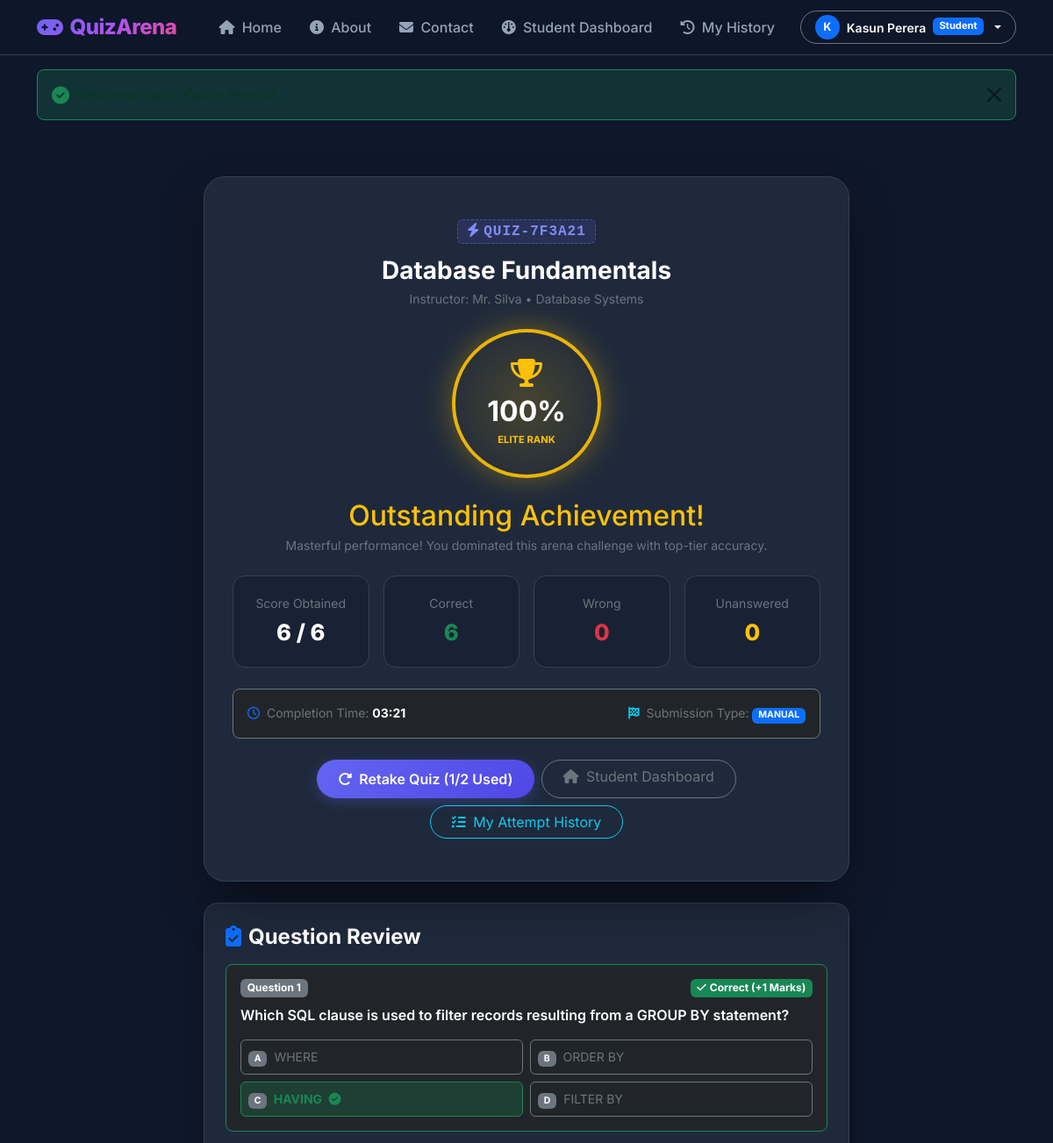
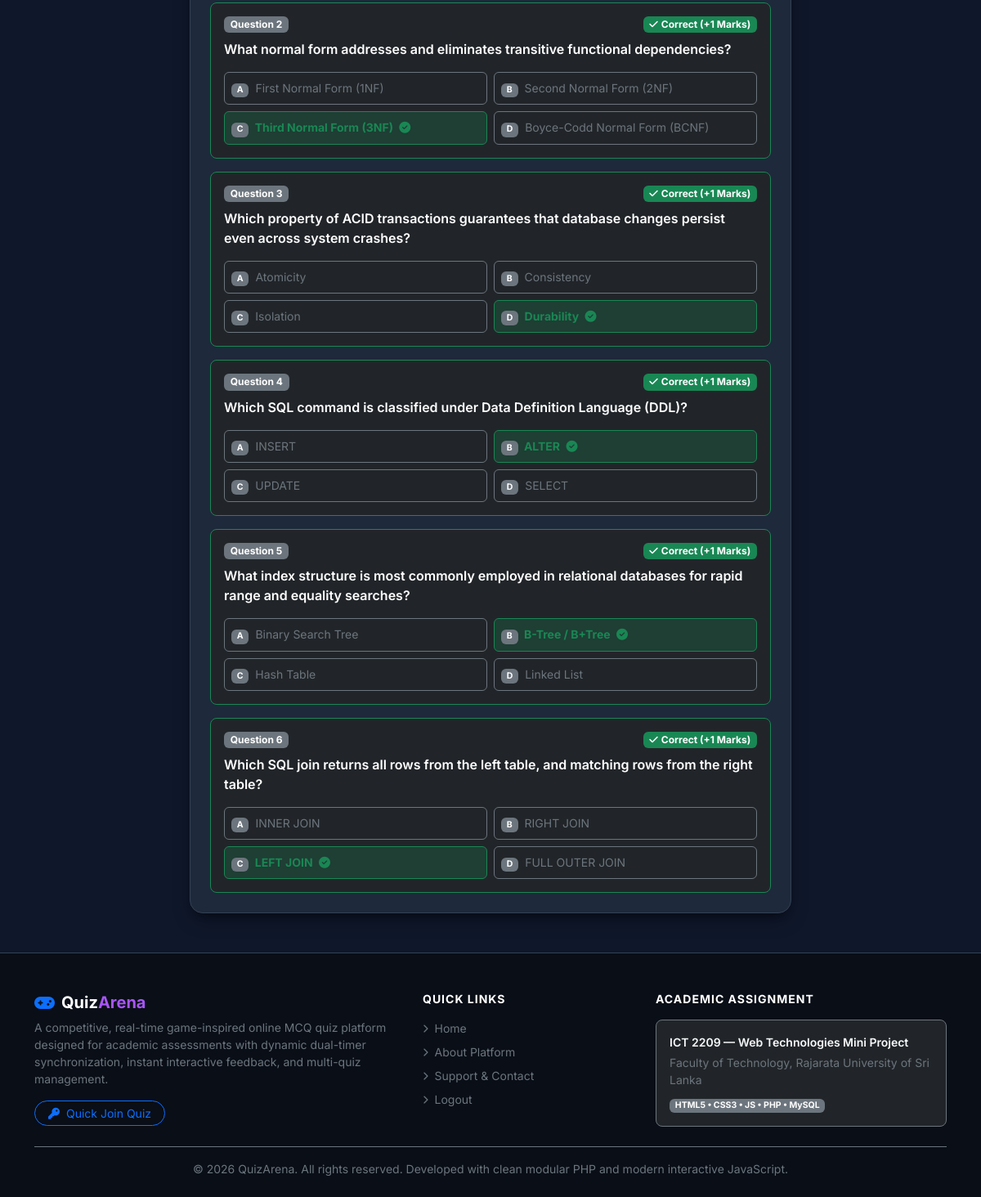
Page /student/result.php?attempt_id=1 (signed in) on the committed database (2 pictures, top to bottom).
### tables this page shows
CREATE TABLE `attempts` (
  `id` INT AUTO_INCREMENT PRIMARY KEY,
  `quiz_id` INT NOT NULL,
  `student_id` INT NOT NULL,
  `started_at` DATETIME NOT NULL,
  `submitted_at` DATETIME NULL,
  `completion_time` INT DEFAULT 0 COMMENT 'Total time taken in seconds',
  `score` INT DEFAULT 0,
  `total_marks` INT DEFAULT 0,
  `percentage` DECIMAL(5,2) DEFAULT 0.00,
  `submission_type` ENUM('MANUAL', 'AUTO') DEFAULT 'MANUAL',
  `status` ENUM('IN_PROGRESS', 'SUBMITTED', 'AUTO_SUBMITTED') NOT NULL DEFAULT 'IN_PROGRESS',
  INDEX `idx_attempt_quiz` (`quiz_id`),
  INDEX `idx_attempt_student` (`student_id`),
  CONSTRAINT `fk_attempt_quiz` FOREIGN KEY (`quiz_id`) REFERENCES `quizzes` (`id`) ON DELETE CASCADE,
  CONSTRAINT `fk_attempt_student` FOREIGN KEY (`student_id`) REFERENCES `users` (`id`) ON DELETE CASCADE
);

CREATE TABLE `quizzes` (
  `id` INT AUTO_INCREMENT PRIMARY KEY,
  `quiz_code` VARCHAR(20) NOT NULL UNIQUE,
  `teacher_id` INT NOT NULL,
  `category_id` INT NOT NULL,
  `title` VARCHAR(200) NOT NULL,
  `description` TEXT NULL,
  `difficulty` ENUM('Easy', 'Medium', 'Hard') NOT NULL DEFAULT 'Medium',
  `start_datetime` DATETIME NOT NULL,
  `end_datetime` DATETIME NOT NULL,
  `max_attempts` INT NOT NULL DEFAULT 1,
  `status` ENUM('draft', 'published', 'closed') NOT NULL DEFAULT 'published',
  `created_at` TIMESTAMP DEFAULT CURRENT_TIMESTAMP,
  INDEX `idx_quiz_code` (`quiz_code`),
  INDEX `idx_quiz_status` (`status`),
  CONSTRAINT `fk_quiz_teacher` FOREIGN KEY (`teacher_id`) REFERENCES `users` (`id`) ON DELETE CASCADE,
  CONSTRAINT `fk_quiz_category` FOREIGN KEY (`category_id`) REFERENCES `categories` (`id`) ON DELETE RESTRICT
);

CREATE TABLE `users` (
  `id` INT AUTO_INCREMENT PRIMARY KEY,
  `username` VARCHAR(50) NOT NULL UNIQUE,
  `name` VARCHAR(100) NOT NULL,
  `email` VARCHAR(120) NOT NULL UNIQUE,
  `password` VARCHAR(255) NOT NULL,
  `role` ENUM('student', 'teacher') NOT NULL,
  `created_at` TIMESTAMP DEFAULT CURRENT_TIMESTAMP,
  INDEX `idx_users_role` (`role`),
  INDEX `idx_users_username` (`username`),
  INDEX `idx_users_email` (`email`)
);

CREATE TABLE `categories` (
  `id` INT AUTO_INCREMENT PRIMARY KEY,
  `name` VARCHAR(100) NOT NULL UNIQUE,
  `description` TEXT NULL
);

CREATE TABLE `answers` (
  `id` INT AUTO_INCREMENT PRIMARY KEY,
  `attempt_id` INT NOT NULL,
  `question_id` INT NOT NULL,
  `selected_answer` VARCHAR(5) NULL COMMENT 'A, B, C, D, or NULL if unanswered',
  `is_correct` TINYINT(1) DEFAULT 0,
  `marks_obtained` INT DEFAULT 0,
  `answered_at` TIMESTAMP DEFAULT CURRENT_TIMESTAMP,
  INDEX `idx_answer_attempt` (`attempt_id`),
  INDEX `idx_answer_question` (`question_id`),
  CONSTRAINT `fk_answer_attempt` FOREIGN KEY (`attempt_id`) REFERENCES `attempts` (`id`) ON DELETE CASCADE,
  CONSTRAINT `fk_answer_question` FOREIGN KEY (`question_id`) REFERENCES `questions` (`id`) ON DELETE CASCADE
);

CREATE TABLE `questions` (
  `id` INT AUTO_INCREMENT PRIMARY KEY,
  `quiz_id` INT NOT NULL,
  `question_text` TEXT NOT NULL,
  `option_a` VARCHAR(255) NOT NULL,
  `option_b` VARCHAR(255) NOT NULL,
  `option_c` VARCHAR(255) NOT NULL,
  `option_d` VARCHAR(255) NOT NULL,
  `correct_answer` ENUM('A', 'B', 'C', 'D') NOT NULL,
  `time_limit` INT NOT NULL DEFAULT 60 COMMENT 'Time limit in seconds',
  `marks` INT NOT NULL DEFAULT 1,
  `question_order` INT NOT NULL DEFAULT 1,
  INDEX `idx_question_quiz` (`quiz_id`),
  CONSTRAINT `fk_question_quiz` FOREIGN KEY (`quiz_id`) REFERENCES `quizzes` (`id`) ON DELETE CASCADE
);

### includes/functions.php (called while the page is built, shortened)
<?php
function sanitize($data): string {
    return htmlspecialchars(trim((string)$data), ENT_QUOTES, 'UTF-8');
}
function formatDuration(int $seconds): string {
    $minutes = floor($seconds / 60);
    $remSeconds = $seconds % 60;
    return sprintf('%02d:%02d', $minutes, $remSeconds);
}
function getStudentAttemptCount(int $quizId, int $studentId): int {
    $db = getDB();
    $stmt = $db->prepare("SELECT COUNT(*) FROM attempts WHERE quiz_id = ? AND student_id = ? AND status IN ('SUBMITTED', 'AUTO_SUBMITTED')");
    $stmt->execute([$quizId, $studentId]);
    return (int)$stmt->fetchColumn();
}

### student/result.php (the view, shortened to what this page needs)
<?php
require_once __DIR__ . '/../includes/header.php';
$studentId = (int)$_SESSION['user_id'];
$attemptId = isset($_GET['attempt_id']) ? (int)$_GET['attempt_id'] : 0;
$db = getDB();
$stmt = $db->prepare("
    SELECT a.*, q.title AS quiz_title, q.quiz_code, q.max_attempts, q.id AS quiz_id,
           u.name AS teacher_name, c.name AS category_name
    FROM attempts a
    JOIN quizzes q ON a.quiz_id = q.id
    JOIN users u ON q.teacher_id = u.id
    JOIN categories c ON q.category_id = c.id
    WHERE a.id = ? AND a.student_id = ?
    LIMIT 1
");
$stmt->execute([$attemptId, $studentId]);
$attempt = $stmt->fetch();
$ansStmt = $db->prepare("
    SELECT q.question_text, q.option_a, q.option_b, q.option_c, q.option_d,
           q.correct_answer, q.marks AS question_marks,
           a.selected_answer, a.is_correct, a.marks_obtained
    FROM answers a
    JOIN questions q ON a.question_id = q.id
    WHERE a.attempt_id = ?
    ORDER BY q.question_order ASC, q.id ASC
");
$ansStmt->execute([$attemptId]);
$answers = $ansStmt->fetchAll();
$correctCount = 0;
$wrongCount = 0;
$unansweredCount = 0;
foreach ($answers as $row) {
    if (empty($row['selected_answer'])) {
        $unansweredCount++;
    } elseif ($row['is_correct']) {
        $correctCount++;
    } else {
        $wrongCount++;
    }
}
$percentage = (float)$attempt['percentage'];
$attemptsUsed = getStudentAttemptCount($attempt['quiz_id'], $studentId);
$canRetake = ($attemptsUsed < $attempt['max_attempts']);
?>
<div class="container py-5">
    <div class="row justify-content-center">
        <div class="col-lg-8">
            <div class="result-card text-center mb-4">
                <div class="mb-3">
                    <span class="quiz-code-badge fs-6"><i class="fa-solid fa-bolt me-1"></i><?= sanitize($attempt['quiz_code']) ?></span>
                </div>
                <h3 class="fw-bold text-white mb-1"><?= sanitize($attempt['quiz_title']) ?></h3>
                <p class="text-secondary small mb-4">Instructor: <?= sanitize($attempt['teacher_name']) ?> • <?= sanitize($attempt['category_name']) ?></p>
                <?php if ($percentage >= 90): ?>
                    <div class="result-score-circle score-gold">
                        <i class="fa-solid fa-trophy fa-2x mb-1 text-warning"></i>
                        <span class="fs-2 fw-bold text-white"><?= round($percentage) ?>%</span>
                        <span class="small text-warning text-uppercase fw-bold" style="font-size: 0.7rem;">Elite Rank</span>
                    </div>
                    <h2 class="fw-extrabold text-warning mb-1">Outstanding Achievement!</h2>
                    <p class="text-secondary small mb-4">Masterful performance! You dominated this arena challenge with top-tier accuracy.</p>
                <?php endif; ?>
                <div class="row g-3 mb-4">
                    <div class="col-6 col-md-3">
                        <div class="stat-pill">
                            <div class="text-secondary small mb-1">Score Obtained</div>
                            <div class="stat-number text-white"><?= (int)$attempt['score'] ?> / <?= (int)$attempt['total_marks'] ?></div>
                        </div>
                    </div>
                    <div class="col-6 col-md-3">
                        <div class="stat-pill">
                            <div class="text-secondary small mb-1">Correct</div>
                            <div class="stat-number text-success"><?= $correctCount ?></div>
                        </div>
                    </div>
                    <div class="col-6 col-md-3">
                        <div class="stat-pill">
                            <div class="text-secondary small mb-1">Wrong</div>
                            <div class="stat-number text-danger"><?= $wrongCount ?></div>
                        </div>
                    </div>
                    <div class="col-6 col-md-3">
                        <div class="stat-pill">
                            <div class="text-secondary small mb-1">Unanswered</div>
                            <div class="stat-number text-warning"><?= $unansweredCount ?></div>
                        </div>
                    </div>
                </div>
                <div class="p-3 rounded-3 bg-dark border border-secondary mb-4 small text-secondary">
                    <div class="row g-2">
                        <div class="col-sm-6 text-sm-start">
                            <i class="fa-regular fa-clock text-primary me-1"></i>
                            <span>Completion Time: </span>
                            <strong class="text-white"><?= formatDuration((int)$attempt['completion_time']) ?></strong>
                        </div>
                        <div class="col-sm-6 text-sm-end">
                            <i class="fa-solid fa-flag-checkered text-info me-1"></i>
                            <span>Submission Type: </span>
                            <span class="badge <?= $attempt['submission_type'] === 'AUTO' ? 'bg-warning text-dark' : 'bg-primary' ?>">
                                <?= sanitize($attempt['submission_type']) ?>
                            </span>
                        </div>
                    </div>
                </div>
                <div class="d-flex flex-wrap gap-2 justify-content-center">
                    <?php if ($canRetake): ?>
                        <a href="<?= BASE_URL ?>/student/join_quiz.php?quiz_code=<?= urlencode($attempt['quiz_code']) ?>" class="btn btn-arena-primary rounded-pill px-4">
                            <i class="fa-solid fa-rotate-right me-1"></i> Retake Quiz (<?= $attemptsUsed ?>/<?= $attempt['max_attempts'] ?> Used)
                        </a>
                    <?php endif; ?>
                    <a href="<?= BASE_URL ?>/student/dashboard.php" class="btn btn-outline-secondary rounded-pill px-4">
                        <i class="fa-solid fa-house me-1"></i> Student Dashboard
                    </a>
                    <a href="<?= BASE_URL ?>/student/history.php" class="btn btn-outline-info rounded-pill px-4">
                        <i class="fa-solid fa-list-check me-1"></i> My Attempt History
                    </a>
                </div>
            </div>
            <div class="arena-card p-4">
                <h4 class="fw-bold text-white mb-3"><i class="fa-solid fa-clipboard-check text-primary me-2"></i>Question Review</h4>
                <div class="d-flex flex-column gap-3">
                    <?php foreach ($answers as $idx => $q):
                        $statusClass = empty($q['selected_answer']) ? 'border-warning' : ($q['is_correct'] ? 'border-success' : 'border-danger');
                    ?>
                        <div class="p-3 rounded-3 bg-dark border <?= $statusClass ?> position-relative">
                            <div class="d-flex justify-content-between align-items-center mb-2">
                                <span class="badge bg-secondary">Question <?= ($idx + 1) ?></span>
                                <?php if (empty($q['selected_answer'])): ?>
                                    <span class="badge bg-warning text-dark"><i class="fa-solid fa-clock me-1"></i>Unanswered (0 Marks)</span>
                                <?php elseif ($q['is_correct']): ?>
                                    <span class="badge bg-success"><i class="fa-solid fa-check me-1"></i>Correct (+<?= (int)$q['marks_obtained'] ?> Marks)</span>
                                <?php else: ?>
                                    <span class="badge bg-danger"><i class="fa-solid fa-xmark me-1"></i>Wrong (0 Marks)</span>
                                <?php endif; ?>
                            </div>
                            <div class="text-white fw-semibold mb-3"><?= sanitize($q['question_text']) ?></div>
                            <div class="row g-2 small">
                                <?php foreach (['A', 'B', 'C', 'D'] as $optLetter):
                                    $optKey = 'option_' . strtolower($optLetter);
                                    $isUserChoice = ($q['selected_answer'] === $optLetter);
                                    $isCorrectChoice = ($q['correct_answer'] === $optLetter);
                                    $optBg = 'bg-dark border border-secondary text-secondary';
                                    if ($isCorrectChoice) {
                                        $optBg = 'bg-success bg-opacity-25 border border-success text-success fw-bold';
                                    } elseif ($isUserChoice && !$q['is_correct']) {
                                        $optBg = 'bg-danger bg-opacity-25 border border-danger text-danger fw-bold';
                                    }
                                ?>
                                    <div class="col-md-6">
                                        <div class="p-2 rounded <?= $optBg ?>">
                                            <span class="badge bg-secondary me-1"><?= $optLetter ?></span>
                                            <?= sanitize($q[$optKey]) ?>
                                            <?php if ($isCorrectChoice): ?>
                                                <i class="fa-solid fa-check-circle ms-1 text-success"></i>
                                            <?php endif; ?>
                                        </div>
                                    </div>
                                <?php endforeach; ?>
                            </div>
                        </div>
                    <?php endforeach; ?>
                </div>
            </div>
        </div>
    </div>
</div>
<?php require_once __DIR__ . '/../includes/footer.php'; ?>

### rows in the picture
attempts: quiz.quiz_code "QUIZ-7F3A21", quiz.title "Database Fundamentals", users.name "Mr. Silva", categories.name "Database Systems", percentage "100", score "6", total_marks "6", completion_time "03:21", submission_type "MANUAL", quiz "1", quiz.max_attempts "2"
answers: marks_obtained "1", question.question_text "Which SQL clause is used to filter records resulting from a GROUP BY statement?", optLetter "A", question.option_a "WHERE", optLetter "B", question.option_b "ORDER BY", optLetter "C", question.option_c "HAVING", optLetter "D", question.option_d "FILTER BY"
answers: marks_obtained "1", question.question_text "What normal form addresses and eliminates transitive functional dependencies?", optLetter "A", question.option_a "First Normal Form (1NF)", optLetter "B", question.option_b "Second Normal Form (2NF)", optLetter "C", question.option_c "Third Normal Form (3NF)", optLetter "D", question.option_d "Boyce-Codd Normal Form (BCNF)"
answers: marks_obtained "1", question.question_text "Which property of ACID transactions guarantees that database changes persist even across system crashes?", optLetter "A", question.option_a "Atomicity", optLetter "B", question.option_b "Consistency", optLetter "C", question.option_c "Isolation", optLetter "D", question.option_d "Durability"
answers: marks_obtained "1", question.question_text "Which SQL command is classified under Data Definition Language (DDL)?", optLetter "A", question.option_a "INSERT", optLetter "B", question.option_b "ALTER", optLetter "C", question.option_c "UPDATE", optLetter "D", question.option_d "SELECT"
answers: marks_obtained "1", question.question_text "What index structure is most commonly employed in relational databases for rapid range and equality searches?", optLetter "A", question.option_a "Binary Search Tree", optLetter "B", question.option_b "B-Tree / B+Tree", optLetter "C", question.option_c "Hash Table", optLetter "D", question.option_d "Linked List"
answers: marks_obtained "1", question.question_text "Which SQL join returns all rows from the left table, and matching rows from the right table?", optLetter "A", question.option_a "INNER JOIN", optLetter "B", question.option_b "RIGHT JOIN", optLetter "C", question.option_c "LEFT JOIN", optLetter "D", question.option_d "FULL OUTER JOIN"

### other values in the picture
substr($user['name'], 0, 1) "K"
$user['name'] "Kasun Perera"
$user['role'] "Student"
$correctCount "6"
$wrongCount "0"
$unansweredCount "0"
